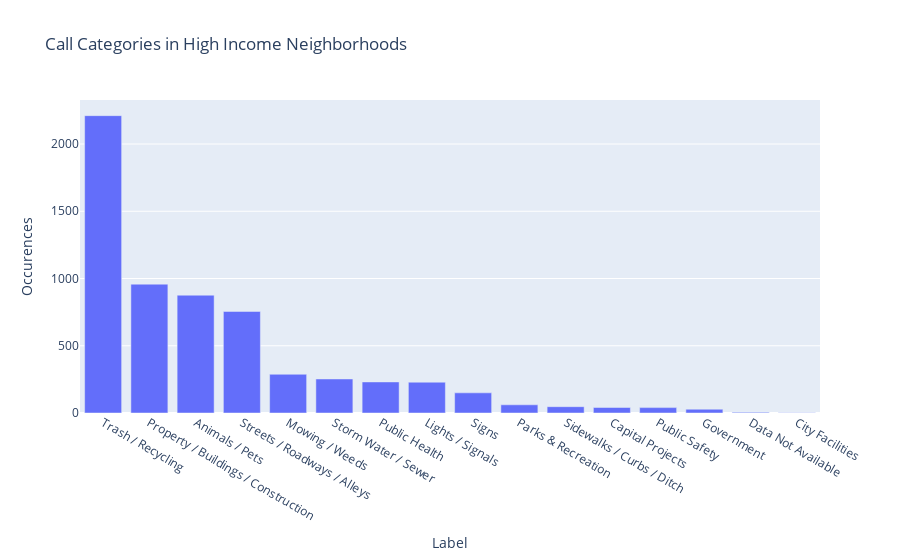

Write notebook code for a chart like this one.
### Code cell
vcH = H["CATEGORY"].value_counts().to_frame()
fig4 = px.bar(vcH, title="Call Categories in High Income Neighborhoods", labels={"value": "Occurences", "index": "Label"})
fig4.update_layout(showlegend=False).show()

### Figure 1 — Plotly figure (JSON) as saved in the notebook; plotly's stock layout.template omitted (floating-point values rounded to 4 significant figures)
{"data": [{"alignmentgroup": "True", "hovertemplate": "variable=CATEGORY<br>Label=%{x}<br>Occurences=%{y}<extra></extra>", "legendgroup": "CATEGORY", "marker": {"color": "#636efa"}, "name": "CATEGORY", "offsetgroup": "CATEGORY", "orientation": "v", "showlegend": true, "textposition": "auto", "type": "bar", "x": ["Trash / Recycling", "Property / Buildings / Construction", "Animals / Pets", "Streets / Roadways / Alleys", "Mowing / Weeds", "Storm Water / Sewer", "Public Health", "Lights / Signals", "Signs", "Parks & Recreation", "Sidewalks / Curbs / Ditch", "Capital Projects", "Public Safety", "Government", "Data Not Available", "City Facilities"], "xaxis": "x", "y": [2211, 958, 876, 755, 288, 253, 231, 229, 150, 61, 47, 41, 40, 28, 5, 2], "yaxis": "y"}], "layout": {"barmode": "relative", "legend": {"title": {"text": "variable"}, "tracegroupgap": 0}, "showlegend": false, "title": {"text": "Call Categories in High Income Neighborhoods"}, "xaxis": {"anchor": "y", "domain": [0, 1], "title": {"text": "Label"}}, "yaxis": {"anchor": "x", "domain": [0, 1], "title": {"text": "Occurences"}}}}
